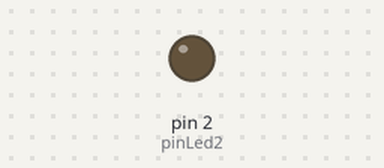
Simulated run of this sketch. Board: Arduino Uno, built with avr-gcc and run on an emulated ATmega328P. On the bench: output pins drawn as LEDs (lit = HIGH).

Above: at 1.6 s.
At 12.5 s:
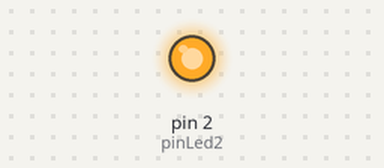
Timing chart, 0 to 13.1 s (numbered marks = the images above):
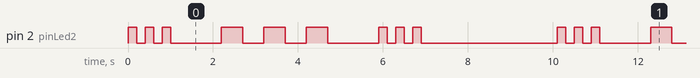

The sketch:

SOS.ino
```cpp
int pinLed2 = 2;

void setup() {
  pinMode(pinLed2, OUTPUT);
}

void loop() {
  // S
  bip(200);
  bip(200);
  bip(200);
  delay(1000);
  // O
  bip(500);
  bip(500);
  bip(500);
  delay(700);
  // S
  bip(200);
  bip(200);
  bip(200);
  delay(3000);
}

void bip(int interval){
  digitalWrite(pinLed2, HIGH);
  delay(interval);
  digitalWrite(pinLed2, LOW);
  delay(interval);
}
```

Measured:
- by itself, pin 2 (pinLed2): repeats every 10.1 s: 2 × (LOW 0.20 s, HIGH 0.20 s), LOW 1.2 s, 2 × (HIGH 0.50 s, LOW 0.50 s), HIGH 0.50 s, LOW 1.2 s, 2 × (HIGH 0.20 s, LOW 0.20 s), HIGH 0.20 s, LOW 3.2 s, HIGH 0.20 s
- by itself, everything shown: repeats every 10.1 s, in 18 steps
